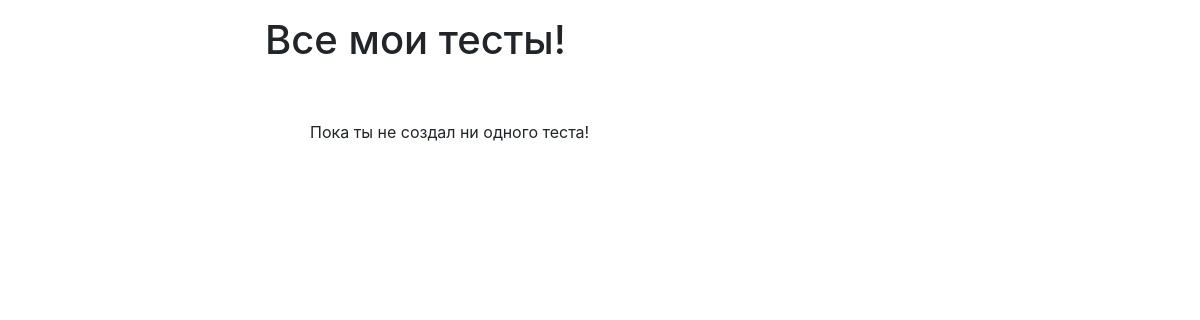
Page /all (signed in) on the earlier database version.
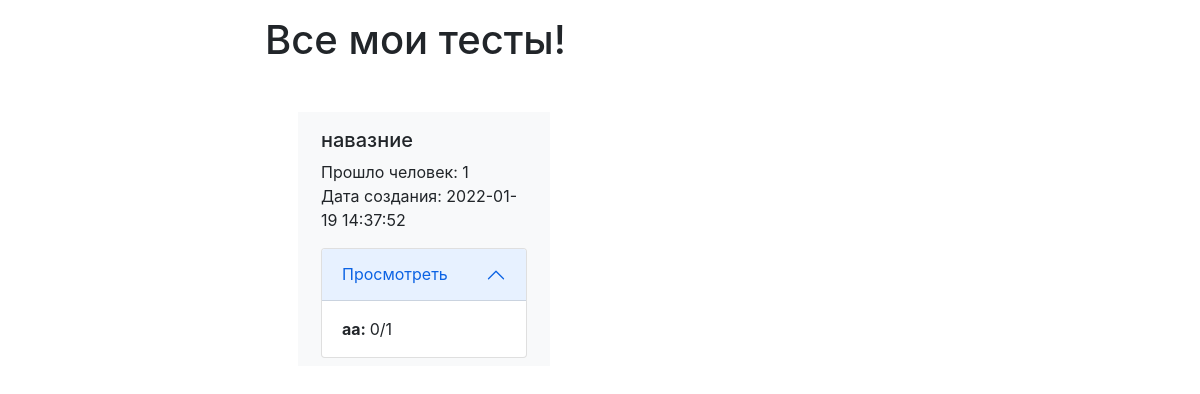
Same page on the later database version.
### mysite/models.py (models this page shows)
class Results(db.Model):
    id = db.Column(db.Integer, primary_key=True)
    user_id = db.Column(db.Integer, db.ForeignKey('user.id'))
    test_id = db.Column(db.Integer, db.ForeignKey('test.id'))
    data = db.Column(db.String(150000))
    date = db.Column(db.DateTime(timezone=True), default=func.now())

### mysite/views.py (the view)
@views.route("/all", methods = ['GET', 'POST'])
@login_required
def all():
    print('Current User: ', current_user)
    print('Current User results: ', current_user.results)
    tests = current_user.tests
    ids = set()
    for test in tests:
        ids.add(test.id)
    ids = list(ids)
    print('ids: ', ids)
    dict = {}
    for id in ids:
        list_results = []
        for result in current_user.results:
            if result.test_id == id:
                list_results.append(result)
            dict[id] = list_results
            print(list_results)
    print(dict)
    return render_template("all.html", user=current_user, json=json, dict=dict, ids=ids)

### mysite/__init__.py (called while the page is built)
def create_app():
    app = Flask(__name__)
    app.config['SECRET_KEY'] = 'hjshjhdjah kjshkjdhjs'
    app.config['SQLALCHEMY_DATABASE_URI'] = f'sqlite:///{DB_NAME}'
    db.init_app(app) ##initilizes db
    from .views import views
    from .auth import auth
    app.register_blueprint(views, url_prefix='/')
    app.register_blueprint(auth, url_prefix='/')
    from .models import User, Test
    create_database(app)
    login_manager = LoginManager()
    login_manager.login_view = 'auth.login'
    login_manager.init_app(app)
    @login_manager.user_loader
    def load_user(id):
        return User.query.get(int(id))
    return app

### mysite/templates/all.html (shortened to what this page needs)
{% extends "base.html" %}
{% block content %}
    <h1 class='mt-3'>Все мои тесты!</h1>
    <div class="tests px-5 row justify-content-between my-5">
    {% if not dict %}
        <p class="mt-2">Пока ты не создал ни одного теста!</p>
    {% endif %}
        {% for id in ids %}
            {% if dict[id] %}
                    <div class="col-9 col-md-5 test bg-light mb-4">
                        <div class="test-container py-2 px-2">
                            <h5 class="my-2">{{ json.loads(dict[id][0].data)['title'] }}</h3>
                                <ul>
                                    <li>Прошло человек: {{dict[id]|length }} </li>
                                    <li>Дата создания:
                                        {{ dict[id][0].date }}
                                    </li>
                                </ul>
                            <div class="accordion">
                                <div class="accordion-item">
                                    <h2 class="accordion-header">
                                      <button class="accordion-button" type="button" data-bs-toggle="collapse" data-bs-target="#collapseOne" aria-expanded="true">
                                        Просмотреть
                                      </button>
                                    </h2>
                                    <div class="accordion-collapse collapse show" data-bs-parent="#accordion">
                                      <div class="accordion-body">
                                        {% for n in range(0, dict[id] | length)  %}
                                            <b>{{json.loads(dict[id][n].data)['name']}}: </b>{{json.loads(dict[id][n].data)['points']}}/{{json.loads(dict[id][n].data)['total']}}<br />
                                        {% endfor %}
                                      </div>
                                    </div>
                                </div>
                            </div>
                        </div>
                    </div>
            {% endif %}
        {% endfor %}
    </div>
{% endblock %}

### mysite/templates/base.html (shortened to what this page needs)
<!DOCTYPE html>
<html lang="en">
<head>
    <link href="https://cdn.jsdelivr.net/npm/bootstrap@5.0.2/dist/css/bootstrap.min.css" rel="stylesheet">
    <link rel="stylesheet" href="https://pro.fontawesome.com/releases/v5.10.0/css/all.css"/>
    <link rel="stylesheet" href="https://stackpath.bootstrapcdn.com/bootstrap/4.4.1/css/bootstrap.min.css">
    <link rel="stylesheet" href="../static/css/style.css">
</head>
<body id="body">
    <div class="container">
        {% block content %}
        {% endblock %}
    </div>
</body>
</html>

### mysite/static/css/style.css (style rules this page uses)
@media (min-width: 800px) { .container { max-width: 700px; margin: 0 auto; } }
ul { list-style-type: none; padding: 0; }

Differences in the rows shown:
added Results: data "навазние", date "2022-01-19 14:37:52", data "аа", data "0", data "1"
Other differences:
new list line: "Прошло человек: 1 Дата создания: Просмотреть : /"
text no longer shown: "Пока ты не создал ни одного теста!"
